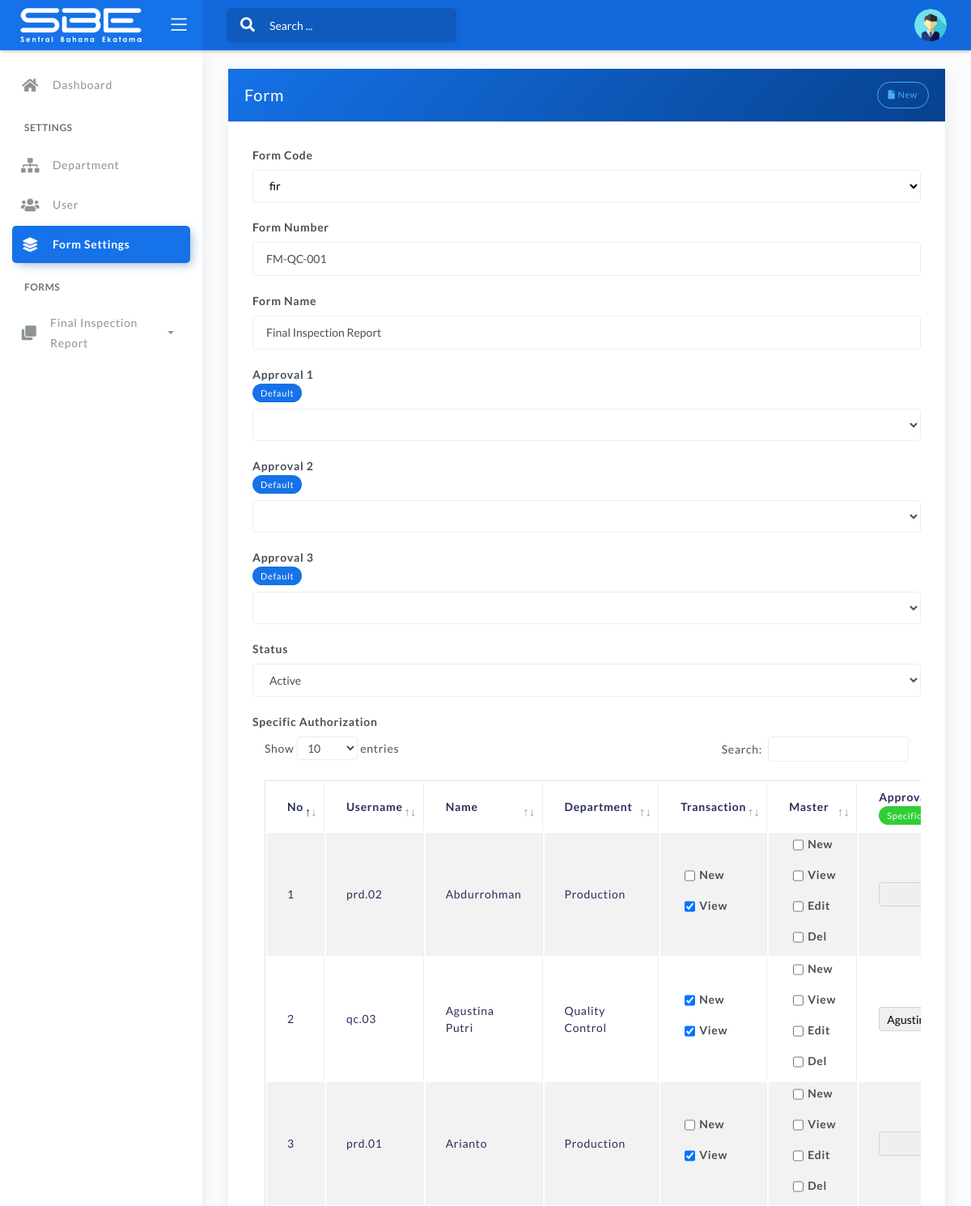
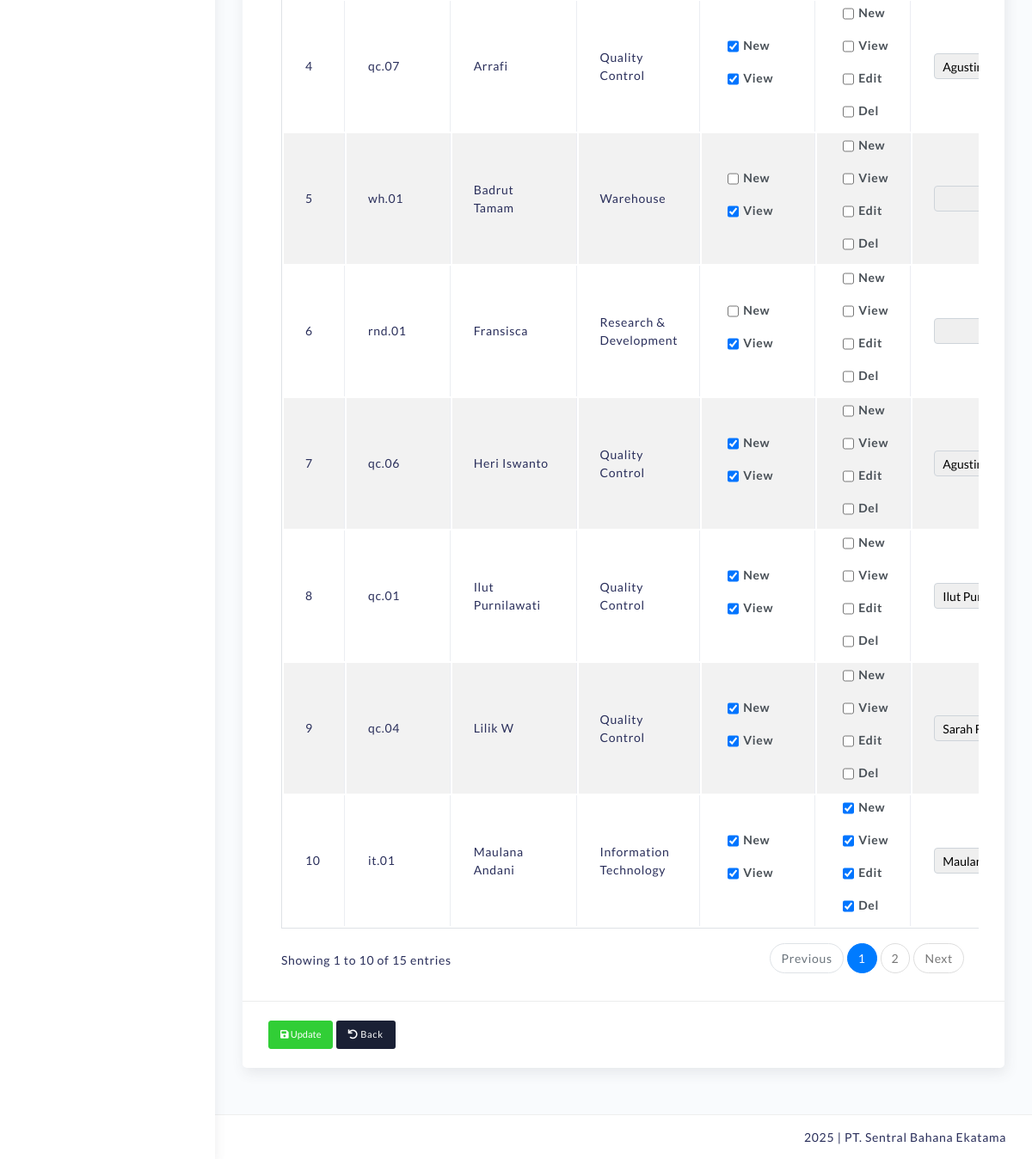
The page /page/index.php?p=form&action=edit&id=1 (signed in) on the database its author committed (2 pictures, top to bottom).
### tables this page shows
CREATE TABLE IF NOT EXISTS `form_user` (
  `id` int(11) NOT NULL AUTO_INCREMENT,
  `formid` int(11) NOT NULL,
  `userid` int(11) NOT NULL,
  `new` int(11) NOT NULL,
  `view` int(11) NOT NULL,
  `master_new` int(11) NOT NULL,
  `master_view` int(11) NOT NULL,
  `master_edit` int(11) NOT NULL,
  `master_del` int(11) NOT NULL,
  `app1` int(11) NOT NULL,
  `app2` int(11) NOT NULL,
  `app3` int(11) NOT NULL,
  PRIMARY KEY (`id`)
);

CREATE TABLE IF NOT EXISTS `form` (
  `formid` int(11) NOT NULL AUTO_INCREMENT,
  `formcode` varchar(50) NOT NULL,
  `formnumber` varchar(100) NOT NULL,
  `formname` varchar(100) NOT NULL,
  `approval1` int(11) NOT NULL,
  `approval2` int(11) NOT NULL,
  `approval3` int(11) NOT NULL,
  `status` int(11) NOT NULL,
  PRIMARY KEY (`formid`)
);

CREATE TABLE IF NOT EXISTS `user` (
  `userid` int(11) NOT NULL AUTO_INCREMENT,
  `username` varchar(100) NOT NULL,
  `password` varchar(100) NOT NULL,
  `name` varchar(100) NOT NULL,
  `departmentid` int(11) NOT NULL,
  `email` varchar(100) NOT NULL,
  `phone` varchar(15) NOT NULL,
  `level` int(11) NOT NULL,
  `status` int(11) NOT NULL,
  PRIMARY KEY (`userid`)
);

CREATE TABLE IF NOT EXISTS `department` (
  `departmentid` int(11) NOT NULL AUTO_INCREMENT,
  `departmentcode` varchar(5) NOT NULL,
  `departmentname` varchar(100) NOT NULL,
  `departmenthead` int(11) NOT NULL,
  `status` int(11) NOT NULL,
  PRIMARY KEY (`departmentid`)
);

### page/settings/form.php (the view, shortened to what the rows shown need)
<div class="row">
	<div class="col-md-12">
		<div class="card">
		<form method="post">
			<div class="card-body">
			<?php
			if($_GET['action'] == ""){
			?>
			<div class="table-responsive">
			<table class="table table-bordered table-striped table-hover datatables">
				<thead>
					<tr>
						<th>No</th>
						<th>Form Code</th>
						<th>Form Number</th>
						<th>Form Name</th>
						<th>Approval 1</th>
						<th>Approval 2</th>
						<th>Approval 3</th>
						<th>Status</th>
						<th>Action</th>
					</tr>
				</thead>
				<tbody>
				<?php
				$i = 1;
				$q = mysql_query("SELECT * FROM form ORDER BY formname ASC");
				while($r = mysql_fetch_array($q)){
					$q_approval1 = mysql_query("SELECT * FROM user WHERE userid='$r[approval1]'");
					$r_approval1 = mysql_fetch_array($q_approval1);
					$approval1 = $r_approval1['name'];
					$q_approval2 = mysql_query("SELECT * FROM user WHERE userid='$r[approval2]'");
					$r_approval2 = mysql_fetch_array($q_approval2);
					$approval2 = $r_approval2['name'];
					$q_approval3 = mysql_query("SELECT * FROM user WHERE userid='$r[approval3]'");
					$r_approval3 = mysql_fetch_array($q_approval3);
					$approval3 = $r_approval3['name'];
					if($r['status'] == "1"){
						$status = "<span class='badge badge-success'>Active</span>";
					}
					else{
						$status = "<span class='badge badge-danger'>Inactive</span>";
					}
					echo "
					<tr>
						<td>$i</td>
						<td>$r[formcode]</td>
						<td>$r[formnumber]</td>
						<td>$r[formname]</td>
						<td>$approval1</td>
						<td>$approval2</td>
						<td>$approval3</td>
						<td>$status</td>
						<td>
							<div class='btn-group'>
								<a class='btn btn-primary btn-sm' href='?p=form&action=view&id=$r[formid]'><i class='fa fa-eye'></i> View</a>
								<a class='btn btn-success btn-sm' href='?p=form&action=edit&id=$r[formid]'><i class='fa fa-edit'></i> Edit</a>
								<a class='btn btn-danger btn-sm' href='?p=form&action=delete&id=$r[formid]' onclick=\"return check_delete('$r[formid]')\"><i class='fa fa-times'></i> Delete</a>
							</div>
						</td>
					</tr>
					";
					$i++;
				}
				?>
				</tbody>
			</table>
			</div>
			<?php
			}
			else if($_GET['action'] == "edit"){
			?>
			<?php
			$q = mysql_query("SELECT * FROM form WHERE formid='$_GET[id]'");
			$r = mysql_fetch_array($q);
			$formid = $r['formid'];
			$formcode = $r['formcode'];
			$formnumber = $r['formnumber'];
			$formname = $r['formname'];
			$approval1 = $r['approval1'];
			$approval2 = $r['approval2'];
			$approval3 = $r['approval3'];
			$status = $r['status'];
			?>
			<div class="row">
			<div class="col-md-12">
				<div class="form-group">
					<label for="formcode">Form Code</label>
					<select class="form-control" name="formcode" id="formcode" onmousedown="return false" readonly required />
					<?php
					$path = "forms";
					$result = array_diff(scandir($path), array('.', '..'));
					foreach($result as $dir){
						if(is_dir($path.'/'.$dir)) {
							echo "<option value='$dir' "; if($dir == $formcode){echo "selected";} echo ">$dir</option>";
						}
					}
					?>
				</div>
				<div class="form-group">
					<label for="formnumber">Form Number</label>
					<input type="text" class="form-control" name="formnumber" id="formnumber" value="<?php echo $formnumber; ?>" required />
				</div>
				<div class="form-group">
					<label for="formname">Form Name</label>
					<input type="text" class="form-control" name="formname" id="formname" value="<?php echo $formname; ?>" required />
				</div>
				<div class="form-group">
					<label for="approval1">Approval 1 <br/><span class="badge badge-primary">Default</span></label>
					<select class="form-control" name="approval1" id="approval1">
						<option value=""></option>
						<?php
						$q_user = mysql_query("SELECT * FROM user ORDER BY name ASC");
						while($r_user = mysql_fetch_array($q_user)){
							echo "<option value='$r_user[userid]' "; if($r_user['userid'] == $approval1){echo "selected";} echo ">$r_user[name]</option>";
						}
						?>
					</select>
				</div>
				<div class="form-group">
					<label for="approval2">Approval 2 <br/><span class="badge badge-primary">Default</span></label>
					<select class="form-control" name="approval2" id="approval2">
						<option value=""></option>
						<?php
						$q_user = mysql_query("SELECT * FROM user ORDER BY name ASC");
						while($r_user = mysql_fetch_array($q_user)){
							echo "<option value='$r_user[userid]' "; if($r_user['userid'] == $approval2){echo "selected";} echo ">$r_user[name]</option>";
						}
						?>
					</select>
				</div>
				<div class="form-group">
					<label for="approval3">Approval 3 <br/><span class="badge badge-primary">Default</span></label>
					<select class="form-control" name="approval3" id="approval3">
						<option value=""></option>
						<?php
						$q_user = mysql_query("SELECT * FROM user ORDER BY name ASC");
						while($r_user = mysql_fetch_array($q_user)){
							echo "<option value='$r_user[userid]' "; if($r_user['userid'] == $approval3){echo "selected";} echo ">$r_user[name]</option>";
						}
						?>
					</select>
				</div>
				<div class="form-group">
					<label for="status">Status</label>
					<select class="form-control" name="status" id="status" required>
						<option value="1" <?php if($status == "1"){echo "selected";} ?>>Active</option>
					</select>
				</div>
			</div>
			</div>
			<div class="row">
			<div class="col-md-12">
				<div class="form-group">
					<label>Specific Authorization</label>
					<div class="table-responsive">
					<table class="table table-bordered table-hover table-striped datatables">
						<thead>
							<tr>
								<th>No</th>
								<th>Username</th>
								<th>Name</th>
								<th>Department</th>
								<th>Transaction</th>
								<th>Master</th>
								<th>Approval 1 <br/><span class="badge badge-success">Specific</span></th>
							</tr>
						</thead>
						<tbody>
						<?php
						$i = 1;
						$q = mysql_query("SELECT * FROM user ORDER BY name ASC");
						while($r = mysql_fetch_array($q)){
						$q_department = mysql_query("SELECT * FROM department WHERE departmentid='$r[departmentid]'");
						$r_department = mysql_fetch_array($q_department);
						$q_form = mysql_query("SELECT user.username, user.name, form_user.new, form_user.view, form_user.master_new, form_user.master_view, form_user.master_edit, form_user.master_del, form_user.app1, form_user.app2, form_user.app3 FROM form_user INNER JOIN user ON user.userid=form_user.userid WHERE form_user.formid='$formid' AND form_user.userid='$r[userid]'");
						$r_form = mysql_fetch_array($q_form);
						echo "
							<tr>
								<td>$i</td>
								<td>$r[username]</td>
								<td>$r[name]</td>
								<td>$r_department[departmentname]</td>
								<td><label>"; if($r_form['new'] == "1"){echo "<input type='checkbox' value='1' onclick=\"setForm(this,'new','$formid','$r[userid]')\" checked />";}else{echo "<input type='checkbox' value='1' onclick=\"setForm(this,'new','$formid','$r[userid]')\" />";} echo "New</label>
								<label>"; if($r_form['view'] == "1"){echo "<input type='checkbox' value='1' onclick=\"setForm(this,'view','$formid','$r[userid]')\" checked />";}else{echo "<input type='checkbox' value='1' onclick=\"setForm(this,'view','$formid','$r[userid]')\" />";} echo "View</label></td>
								<td><label>"; if($r_form['master_new'] == "1"){echo "<input type='checkbox' value='1' onclick=\"setForm(this,'master_new','$formid','$r[userid]')\" checked />";}else{echo "<input type='checkbox' value='1' onclick=\"setForm(this,'master_new','$formid','$r[userid]')\" />";} echo "New</label>
								<label>"; if($r_form['master_view'] == "1"){echo "<input type='checkbox' value='1' onclick=\"setForm(this,'master_view','$formid','$r[userid]')\" checked />";}else{echo "<input type='checkbox' value='1' onclick=\"setForm(this,'master_view','$formid','$r[userid]')\" />";} echo "View</label>
								<label>"; if($r_form['master_edit'] == "1"){echo "<input type='checkbox' value='1' onclick=\"setForm(this,'master_edit','$formid','$r[userid]')\" checked />";}else{echo "<input type='checkbox' value='1' onclick=\"setForm(this,'master_edit','$formid','$r[userid]')\" />";} echo "Edit</label>
								<label>"; if($r_form['master_del'] == "1"){echo "<input type='checkbox' value='1' onclick=\"setForm(this,'master_del','$formid','$r[userid]')\" checked />";}else{echo "<input type='checkbox' value='1' onclick=\"setForm(this,'master_del','$formid','$r[userid]')\" />";} echo "Del</label></td>
								<td>
									<select onchange=\"setFormSelect(this,'app1','$formid','$r[userid]')\">
										<option value=''></option>";
										$qq = mysql_query("SELECT * FROM user ORDER BY name ASC");
										while($rr = mysql_fetch_array($qq)){
											echo "<option value='$rr[userid]' "; if($r_form['app1'] == "$rr[userid]"){echo "selected";} echo ">$rr[name] ($rr[username])</option>";
										}
										echo "
									</select>
								</td>
								<td>
									<select onchange=\"setFormSelect(this,'app2','$formid','$r[userid]')\">
										<option value=''></option>";
										echo "
									</select>
								</td>
								<td>
									<select onchange=\"setFormSelect(this,'app3','$formid','$r[userid]')\">
										<option value=''></option>";
										echo "
									</select>
								</td>
							</tr>
						";
						$i++;
						}
						?>
						</tbody>
					</table>
					</div>
				</div>
			</div>
			</div>
			<?php
			}
			?>
			</div>
		</form>
		</div>
	</div>
</div>

### page/index.php (shortened to what the rows shown need)
<?php
if(empty($_SESSION['userid'])){
	header('location: ../');
}
else{
	$query_user = mysql_query("SELECT * FROM user WHERE userid='$_SESSION[userid]'");
	$data_user = mysql_fetch_array($query_user);
	$_userid = $data_user['userid'];
?>
<!DOCTYPE html>
<html lang="en">
<head>
	<link rel="stylesheet" href="../assets/css/bootstrap.min.css">
	<link rel="stylesheet" href="../assets/css/atlantis.css">
	<link rel="stylesheet" href="../assets/css/demo.css">
</head>
<body>
	<div class="wrapper">
		<div class="sidebar sidebar-style-2">
			<div class="sidebar-wrapper scrollbar scrollbar-inner">
				<div class="sidebar-content">
					<ul class="nav nav-primary">
						<?php
						$q = mysql_query("SELECT user.username, user.name, form.formcode, form.formname, form_user.new, form_user.view, form_user.master_new, form_user.master_view, form_user.master_edit, form_user.master_del
						FROM form_user
						INNER JOIN user ON user.userid=form_user.userid
						INNER JOIN form ON form.formid=form_user.formid
						WHERE form_user.userid='$_userid'
						ORDER BY form.formname ASC");
						while($r = mysql_fetch_array($q)){
						if(($r['new'] == "1") OR ($r['view'] == "1") OR ($r['master_new'] == "1") OR ($r['master_view'] == "1") OR ($r['master_edit'] == "1") OR ($r['master_del'] == "1")){
						echo "
						<li class='nav-item "; if($_GET['p'] == $r['formcode']."_new" OR $_GET['p'] == $r['formcode']."_view"){echo "active";} echo " submenu'>
							<a data-toggle='collapse' href='#$r[formcode]'>
								<i class='fas fa-clone'></i>
								<p>$r[formname]</p>
								<span class='caret'></span>
							</a>
							<div id='$r[formcode]' class='collapse "; if($_GET['p'] == $r['formcode']."_new" OR $_GET['p'] == $r['formcode']."_view"){echo "show";} echo "'>
								<ul class='nav nav-collapse subnav'>";
									echo "
								</ul>
							</div>
						</li>";
						}
						}
						?>
					</ul>
				</div>
			</div>
		</div>
	<link rel="stylesheet" href="../assets/js/plugin/jquery-ui-1.13.1/jquery-ui.css">
		<div class="main-panel">
			<div class="container">
				<div class="page-inner">
					<?php
					include "configs/controller.php";
					?>
				</div>
			</div>
		</div>
	</div>
</body>
</html>
<?php
}
?>

### rows shown on the page
form_user: formid.formname "Final Inspection Report"
form: formcode "fir", formnumber "FM-QC-001", formname "Final Inspection Report", status "Active"
user: username "prd.02", name "Abdurrohman", departmentid.departmentname "Production"
user: username "qc.03", name "Agustina Putri", departmentid.departmentname "Quality Control", name+userid "Agustina Putri (qc.03)"
user: username "prd.01", name "Arianto", departmentid.departmentname "Production"
user: username "qc.07", name "Arrafi", departmentid.departmentname "Quality Control", userid.formid "Agustina Putri (qc.03)"
user: username "wh.01", name "Badrut Tamam", departmentid.departmentname "Warehouse"
user: username "rnd.01", name "Fransisca", departmentid.departmentname "Research & Development"
user: username "qc.06", name "Heri Iswanto", departmentid.departmentname "Quality Control", userid.formid "Agustina Putri (qc.03)"
user: username "qc.01", name "Ilut Purnilawati", departmentid.departmentname "Quality Control", name+userid "Ilut Purnilawati (qc.01)"
user: username "qc.04", name "Lilik W", departmentid.departmentname "Quality Control", userid.formid "Sarah Filia (qc.02)"
user: username "it.01", name "Maulana Andani", departmentid.departmentname "Information Technology", name+userid "Maulana Andani (it.01)"
